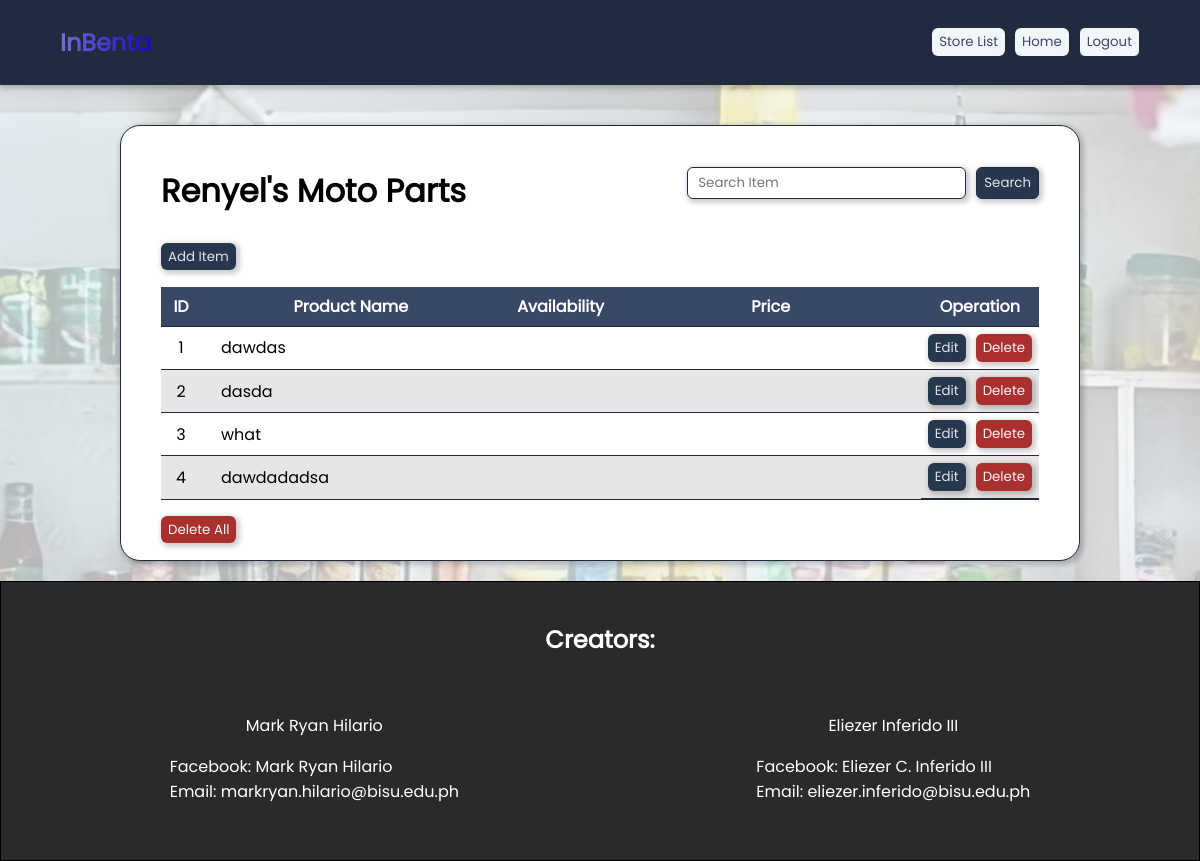
The app's page /home.php (signed in) with its own data.
### tables this page shows
CREATE TABLE `inbenta_users` (
  `id` int(11) NOT NULL,
  `store_name` varchar(50) NOT NULL,
  `username` varchar(25) NOT NULL,
  `email` varchar(50) NOT NULL,
  `password` char(255) NOT NULL,
  `reg_date` date NOT NULL
);

CREATE TABLE `inventory_renyel` (
  `id` int(11) NOT NULL,
  `product_name` varchar(50) DEFAULT NULL,
  `is_available` varchar(14) DEFAULT NULL,
  `product_price_per_piece` decimal(6,2) DEFAULT NULL,
  `per_piece` varchar(12) DEFAULT NULL,
  `product_price_per_dozen` decimal(6,2) DEFAULT NULL,
  `per_dozen` varchar(12) DEFAULT NULL,
  `product_price_per_box` decimal(6,2) DEFAULT NULL,
  `per_box` varchar(12) DEFAULT NULL,
  `date_added` datetime DEFAULT current_timestamp()
);

### home.php (the view, shortened to what this page needs)
<?php
include('header.php');
include('database.php');
$username = $_SESSION['logged-in'];
$sql = "SELECT * FROM inbenta_users WHERE username = '$username'";
$row = mysqli_fetch_assoc(mysqli_query($conn, $sql));
?>
<!DOCTYPE html>
<html lang="en">
<head>
    <link rel="stylesheet" href="style.css">
</head>
<body>
    <main class="shadow">
        <div class="search_container">
            <h1><?php echo $row['store_name']; ?></h1>
            <form method="GET">
                <input class="shadow hover" type="search" name="search_item" placeholder="Search Item">
                <input class="hover shadow btn_primary" type="submit" name="search" value="Search">
            </form>
        </div>
        <a class="shadow hover btn_primary" href="add_item.php">Add Item</a>
        <div class="table_container ">
            <table>
                <thead>
                    <tr>
                        <th style="width: 40px;">ID</th>
                        <th>Product Name</th>
                        <th style="width: 120px">Availability</th>
                        <th colspan="3" style="width: 120px">Price</th>
                        <th style="width: 100px">Operation</th>
                    </tr>
                </thead>
                <tbody>
                    <?php
                    if (isset($_GET['search'])) {
                        $search_item = $_GET['search_item'];
                        $result = mysqli_query($conn, "SELECT * FROM inventory_$username WHERE product_name LIKE '%$search_item%'; ");
                    } else {
                        $result = mysqli_query($conn, "SELECT * FROM inventory_$username");
                    }
                    if (mysqli_num_rows($result) > 0) {
                        while ($row = mysqli_fetch_assoc($result)) {
                    ?>
                            <tr>
                                <td style="text-align:center"><?php echo $row['id'] ?></td>
                                <td style="padding-left: 20px;"><?php echo $row['product_name'] ?></td>
                                <td style="text-align: center;"><?php echo $row['product_availability'] ?></td>
                                <td style="text-align:center; width: 100px"><?php echo $row['product_price_1'] . $row['product_price_1_per'] ?></td>
                                <td style="text-align:center;width: 100px"><?php echo $row['product_price_2'] . $row['product_price_2_per'] ?></td>
                                <td style="text-align:center;width: 100px"><?php echo $row['product_price_3'] . $row['product_price_3_per'] ?></td>
                                <td class="operation">
                                    <a class="shadow hover btn_primary" href="edit_item.php?id=<?php echo $row['id'] ?>">Edit</a>
                                    <a class="shadow hover btn_danger" href="delete_item.php?id=<?php echo $row['id'] ?>">Delete</a>
                                </td>
                            </tr>
                    <?php
                        }
                    }
                    else { $empty = "<h1 style='text-align: center'>No items found.</h1>"; }
                    ?>
                </tbody>
            </table>
        </div>
        <a class="shadow hover btn_danger" href="delete_all.php">Delete All</a>
    </main>
</body>
</html>

### style.css (style rules this page uses)
* { font-family: Poppins; box-sizing: border-box; }
body { background:linear-gradient(rgba(241, 246, 249, 0.75), rgba(241, 246, 249, 0.75)),url("img/background.jpeg") no-repeat center center ; margin: 0; background-color: #F1F6F9; padding: 0; }
.search_container { display: flex; align-items:center; justify-content: space-between; margin-bottom: 10px; }
.search_container form { display: flex; gap: 10px; }
input, select { border: 1px solid #212A3E; border-radius: 6px; text-decoration: none; padding: 5px 10px; }
main { background-color: white; border-radius: 20px; border: 1px solid #212A3E; width: 80%; margin: auto; padding: 20px 40px; }
.table_container { overflow-x: auto; }
table, th, td { border-bottom: 1px solid #212A3E; border-collapse: collapse; padding: 7px; margin: auto; margin-top: 20px; margin-bottom: 20px; }
th { background-color: #394867; color: white; }
tr:nth-child(even) { background-color: #e6e6e6; }
table { width: 100%; }
.operation { margin: 0; gap: 10px; display: flex; }
tr a { color: black; }
footer { border: 1px solid black; text-align: center; padding: 20px; margin-top: 20px; background-color:rgb(41, 42, 44); color: white; }
footer .creator_container { width: fit-content; padding: 20px; margin: auto; }
footer ul { list-style-type: none; text-align: left; margin-left: -40px; }
footer .container { display: flex; justify-content: space-evenly; }
footer a { text-decoration: none; color: white; }
.hover { transition: transform 0.1s ease-in-out; }
.btn_primary { background-color: #27374D; color: #DDE6ED; text-decoration: none; padding: 4px 7px; border-radius: 6px; text-align: center; font-size:smaller; }
.btn_danger { background-color: rgb(170, 48, 48); text-decoration: none; text-align: center; font-size:smaller; color: #F1F6F9; padding: 4px 7px; border-radius: 6px; }
.shadow { box-shadow: 2px 2px 5px 2px rgba(0,0,0,0.2); }

### records on screen
inbenta_users: store_name "Renyel's Moto Parts"
inventory_renyel: id "1", product_name "dawdas"
inventory_renyel: id "2", product_name "dasda"
inventory_renyel: id "3", product_name "what"
inventory_renyel: id "4", product_name "dawdadadsa"
